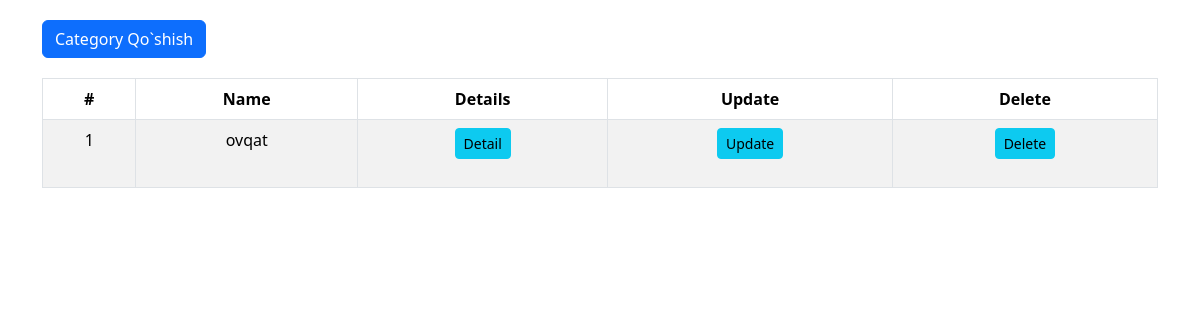
/main/back-office/category/list/, run on an earlier commit of the app's database.
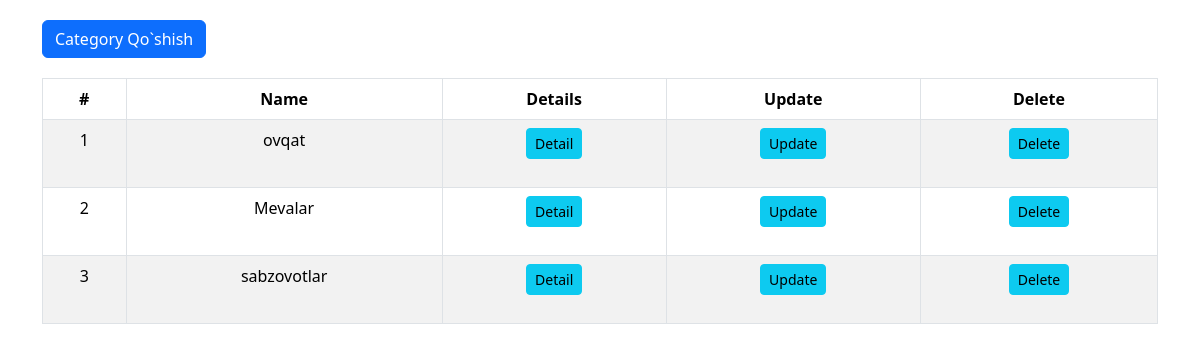
And on a later commit of the database.
### Goods/models.py (models this page shows, shortened)
class Category(models.Model):
    name = models.CharField(max_length=255)
    title = models.TextField()
    img = models.ImageField(upload_to='category_img')

### Goods/back-office/category/views.py (the view)
# urls.py: path('list/', views.listCategory, name='listCategory'),
def listCategory(request):
    queryset = models.Category.objects.all()
    context = {}
    context['queryset'] = queryset
    return render(request, 'back-office/category/list.html', context)

### templates/back-office/category/list.html (shortened to what this page needs)
<!DOCTYPE html>
<html lang="en">
<head>
    <link href="https://cdn.jsdelivr.net/npm/bootstrap@5.3.3/dist/css/bootstrap.min.css" rel="stylesheet">
</head>
<body>
    <div class="container">
        <button type="button" class="btn btn-primary" data-bs-toggle="modal" data-bs-target="#exampleModal">
            Category Qo`shish
        </button>
        <table class="table table-bordered table-striped">
            <thead>
                <tr>
                    <th>#</th>
                    <th>Name</th>
                    <th>Details</th>
                    <th>Update</th>
                    <th>Delete</th>
                </tr>
            </thead>
            <tbody>
                {% for category in queryset %}
                <tr>
                    <td>{{ forloop.counter }}</td>
                    <td>{{ category.name }}</td>
                    <td><a href="{% url 'detailCategory' category.id %}" class="btn btn-info btn-sm">Detail</a></td>
                    <td><a href="{% url 'updateCategory' category.id %}" class="btn btn-info btn-sm">Update</a></td>
                    <td><a href="{% url 'deleteCategory' category.id %}" class="btn btn-info btn-sm">Delete</a></td>
                </tr>
                {% endfor %}
            </tbody>
        </table>
    </div>
</body>
</html>

What changed in the data, as far as the page shows it:
added Category: name "Mevalar"
added Category: name "sabzovotlar"
